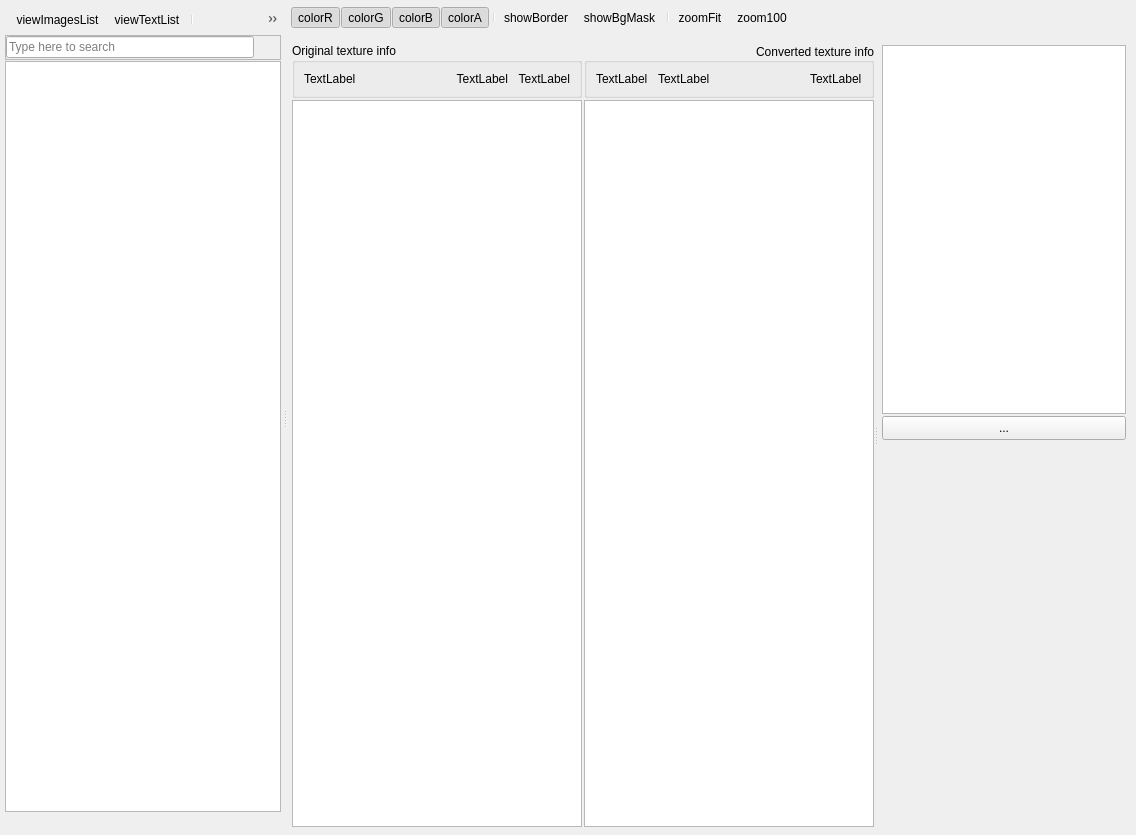
<?xml version="1.0" encoding="UTF-8"?>
<ui version="4.0">
 <class>TextureBrowser</class>
 <widget class="QDialog" name="TextureBrowser">
  <property name="geometry">
   <rect>
    <x>0</x>
    <y>0</y>
    <width>1136</width>
    <height>835</height>
   </rect>
  </property>
  <property name="sizePolicy">
   <sizepolicy hsizetype="Expanding" vsizetype="Expanding">
    <horstretch>0</horstretch>
    <verstretch>0</verstretch>
   </sizepolicy>
  </property>
  <property name="windowTitle">
   <string>Texture Converter</string>
  </property>
  <property name="windowIcon">
   <iconset resource="Resources.qrc">
    <normaloff>:/QtIcons/textureeditor.png</normaloff>:/QtIcons/textureeditor.png</iconset>
  </property>
  <property name="statusTip">
   <string/>
  </property>
  <property name="sizeGripEnabled">
   <bool>false</bool>
  </property>
  <property name="modal">
   <bool>false</bool>
  </property>
  <layout class="QVBoxLayout" name="mainLayout">
   <property name="spacing">
    <number>0</number>
   </property>
   <property name="margin">
    <number>3</number>
   </property>
   <item>
    <widget class="QSplitter" name="splitterMain">
     <property name="sizePolicy">
      <sizepolicy hsizetype="Expanding" vsizetype="Expanding">
       <horstretch>0</horstretch>
       <verstretch>0</verstretch>
      </sizepolicy>
     </property>
     <property name="orientation">
      <enum>Qt::Horizontal</enum>
     </property>
     <widget class="QFrame" name="frameList">
      <property name="sizePolicy">
       <sizepolicy hsizetype="Expanding" vsizetype="Preferred">
        <horstretch>0</horstretch>
        <verstretch>0</verstretch>
       </sizepolicy>
      </property>
      <property name="frameShape">
       <enum>QFrame::NoFrame</enum>
      </property>
      <property name="frameShadow">
       <enum>QFrame::Plain</enum>
      </property>
      <layout class="QVBoxLayout" name="verticalLayout">
       <property name="spacing">
        <number>1</number>
       </property>
       <property name="margin">
        <number>2</number>
       </property>
       <item>
        <widget class="QToolBar" name="textureListToolbar">
         <property name="iconSize">
          <size>
           <width>16</width>
           <height>16</height>
          </size>
         </property>
         <addaction name="actionViewImagesList"/>
         <addaction name="actionViewTextList"/>
         <addaction name="separator"/>
         <addaction name="actionFilterSelectedNode"/>
         <addaction name="actionConvertForAllGPU"/>
         <addaction name="actionConvertAll"/>
         <addaction name="actionConvertModified"/>
         <addaction name="actionConvertTagged"/>
        </widget>
       </item>
       <item>
        <widget class="QFrame" name="frame_5">
         <property name="sizePolicy">
          <sizepolicy hsizetype="Preferred" vsizetype="Fixed">
           <horstretch>0</horstretch>
           <verstretch>0</verstretch>
          </sizepolicy>
         </property>
         <property name="frameShape">
          <enum>QFrame::StyledPanel</enum>
         </property>
         <property name="frameShadow">
          <enum>QFrame::Raised</enum>
         </property>
         <layout class="QHBoxLayout" name="horizontalLayout">
          <property name="spacing">
           <number>3</number>
          </property>
          <property name="margin">
           <number>0</number>
          </property>
          <item>
           <widget class="QLineEdit" name="textureFilterEdit">
            <property name="toolTip">
             <string>Type here to search</string>
            </property>
            <property name="statusTip">
             <string/>
            </property>
            <property name="placeholderText">
             <string>Type here to search</string>
            </property>
           </widget>
          </item>
          <item>
           <widget class="QToolButton" name="clearFilterButton">
            <property name="minimumSize">
             <size>
              <width>23</width>
              <height>23</height>
             </size>
            </property>
            <property name="maximumSize">
             <size>
              <width>23</width>
              <height>23</height>
             </size>
            </property>
            <property name="toolTip">
             <string>Clear search results</string>
            </property>
            <property name="statusTip">
             <string/>
            </property>
            <property name="text">
             <string/>
            </property>
            <property name="icon">
             <iconset>
              <normaloff>:/QtTools/Icons/close-10.png</normaloff>:/QtTools/Icons/close-10.png</iconset>
            </property>
            <property name="autoRaise">
             <bool>true</bool>
            </property>
           </widget>
          </item>
         </layout>
        </widget>
       </item>
       <item>
        <widget class="TextureList" name="listViewTextures">
         <property name="sizePolicy">
          <sizepolicy hsizetype="Expanding" vsizetype="Preferred">
           <horstretch>0</horstretch>
           <verstretch>0</verstretch>
          </sizepolicy>
         </property>
         <property name="verticalScrollMode">
          <enum>QAbstractItemView::ScrollPerPixel</enum>
         </property>
         <property name="horizontalScrollMode">
          <enum>QAbstractItemView::ScrollPerPixel</enum>
         </property>
        </widget>
       </item>
       <item>
        <widget class="QToolBar" name="textureListSortToolbar">
         <property name="iconSize">
          <size>
           <width>16</width>
           <height>16</height>
          </size>
         </property>
        </widget>
       </item>
      </layout>
     </widget>
     <widget class="QFrame" name="frameMain">
      <layout class="QVBoxLayout" name="verticalLayout_5">
       <property name="spacing">
        <number>5</number>
       </property>
       <property name="margin">
        <number>0</number>
       </property>
       <item>
        <widget class="QToolBar" name="textureToolbar">
         <property name="minimumSize">
          <size>
           <width>0</width>
           <height>0</height>
          </size>
         </property>
         <property name="sizeIncrement">
          <size>
           <width>0</width>
           <height>0</height>
          </size>
         </property>
         <property name="baseSize">
          <size>
           <width>0</width>
           <height>0</height>
          </size>
         </property>
         <property name="orientation">
          <enum>Qt::Horizontal</enum>
         </property>
         <property name="iconSize">
          <size>
           <width>16</width>
           <height>16</height>
          </size>
         </property>
         <property name="toolButtonStyle">
          <enum>Qt::ToolButtonIconOnly</enum>
         </property>
         <property name="floatable">
          <bool>true</bool>
         </property>
         <addaction name="actionColorR"/>
         <addaction name="actionColorG"/>
         <addaction name="actionColorB"/>
         <addaction name="actionColorA"/>
         <addaction name="separator"/>
         <addaction name="actionShowBorder"/>
         <addaction name="actionShowBgMask"/>
         <addaction name="separator"/>
         <addaction name="actionZoomFit"/>
         <addaction name="actionZoom100"/>
        </widget>
       </item>
       <item>
        <widget class="QFrame" name="frameTextureAndProp">
         <property name="sizePolicy">
          <sizepolicy hsizetype="Preferred" vsizetype="Expanding">
           <horstretch>0</horstretch>
           <verstretch>0</verstretch>
          </sizepolicy>
         </property>
         <property name="frameShape">
          <enum>QFrame::NoFrame</enum>
         </property>
         <property name="frameShadow">
          <enum>QFrame::Sunken</enum>
         </property>
         <layout class="QVBoxLayout" name="verticalLayout_6">
          <property name="spacing">
           <number>1</number>
          </property>
          <property name="margin">
           <number>5</number>
          </property>
          <item>
           <widget class="QTabBar" name="viewTabBar" native="true">
            <property name="sizePolicy">
             <sizepolicy hsizetype="Preferred" vsizetype="Preferred">
              <horstretch>0</horstretch>
              <verstretch>0</verstretch>
             </sizepolicy>
            </property>
           </widget>
          </item>
          <item>
           <widget class="QSplitter" name="splitter_2">
            <property name="sizePolicy">
             <sizepolicy hsizetype="Expanding" vsizetype="Expanding">
              <horstretch>0</horstretch>
              <verstretch>0</verstretch>
             </sizepolicy>
            </property>
            <property name="orientation">
             <enum>Qt::Horizontal</enum>
            </property>
            <widget class="QFrame" name="frameTextures">
             <property name="sizePolicy">
              <sizepolicy hsizetype="Expanding" vsizetype="Expanding">
               <horstretch>3</horstretch>
               <verstretch>0</verstretch>
              </sizepolicy>
             </property>
             <property name="frameShape">
              <enum>QFrame::NoFrame</enum>
             </property>
             <property name="frameShadow">
              <enum>QFrame::Raised</enum>
             </property>
             <layout class="QGridLayout" name="gridLayout_3" columnstretch="1,1">
              <property name="margin">
               <number>0</number>
              </property>
              <property name="spacing">
               <number>2</number>
              </property>
              <item row="0" column="0">
               <widget class="QGroupBox" name="groupBox_4">
                <property name="title">
                 <string>Original texture info</string>
                </property>
                <property name="flat">
                 <bool>false</bool>
                </property>
                <layout class="QGridLayout" name="gridLayout_2">
                 <property name="horizontalSpacing">
                  <number>10</number>
                 </property>
                 <item row="0" column="1">
                  <widget class="QLabel" name="labelOriginalFormat">
                   <property name="text">
                    <string>TextLabel</string>
                   </property>
                   <property name="alignment">
                    <set>Qt::AlignLeading|Qt::AlignLeft|Qt::AlignTop</set>
                   </property>
                   <property name="wordWrap">
                    <bool>true</bool>
                   </property>
                   <property name="margin">
                    <number>3</number>
                   </property>
                  </widget>
                 </item>
                 <item row="0" column="3">
                  <widget class="QLabel" name="labelOriginalXY">
                   <property name="sizePolicy">
                    <sizepolicy hsizetype="Maximum" vsizetype="Preferred">
                     <horstretch>0</horstretch>
                     <verstretch>0</verstretch>
                    </sizepolicy>
                   </property>
                   <property name="frameShadow">
                    <enum>QFrame::Plain</enum>
                   </property>
                   <property name="text">
                    <string>TextLabel</string>
                   </property>
                   <property name="alignment">
                    <set>Qt::AlignRight|Qt::AlignTop|Qt::AlignTrailing</set>
                   </property>
                   <property name="margin">
                    <number>3</number>
                   </property>
                  </widget>
                 </item>
                 <item row="0" column="4">
                  <widget class="QLabel" name="labelOriginalRGBA">
                   <property name="sizePolicy">
                    <sizepolicy hsizetype="Maximum" vsizetype="Preferred">
                     <horstretch>0</horstretch>
                     <verstretch>0</verstretch>
                    </sizepolicy>
                   </property>
                   <property name="text">
                    <string>TextLabel</string>
                   </property>
                   <property name="alignment">
                    <set>Qt::AlignRight|Qt::AlignTop|Qt::AlignTrailing</set>
                   </property>
                   <property name="margin">
                    <number>3</number>
                   </property>
                  </widget>
                 </item>
                </layout>
               </widget>
              </item>
              <item row="1" column="1">
               <widget class="TextureScrollArea" name="textureAreaConverted">
                <property name="cursor" stdset="0">
                 <cursorShape>ArrowCursor</cursorShape>
                </property>
                <property name="mouseTracking">
                 <bool>true</bool>
                </property>
                <property name="frameShape">
                 <enum>QFrame::StyledPanel</enum>
                </property>
                <property name="frameShadow">
                 <enum>QFrame::Sunken</enum>
                </property>
                <property name="widgetResizable" stdset="0">
                 <bool>true</bool>
                </property>
               </widget>
              </item>
              <item row="0" column="1">
               <widget class="QGroupBox" name="groupBox_3">
                <property name="title">
                 <string>Converted texture info</string>
                </property>
                <property name="alignment">
                 <set>Qt::AlignRight|Qt::AlignTrailing|Qt::AlignVCenter</set>
                </property>
                <layout class="QGridLayout" name="gridLayout">
                 <property name="horizontalSpacing">
                  <number>10</number>
                 </property>
                 <item row="0" column="2">
                  <widget class="QLabel" name="labelConvertedFormat">
                   <property name="sizePolicy">
                    <sizepolicy hsizetype="Maximum" vsizetype="Preferred">
                     <horstretch>0</horstretch>
                     <verstretch>0</verstretch>
                    </sizepolicy>
                   </property>
                   <property name="text">
                    <string>TextLabel</string>
                   </property>
                   <property name="alignment">
                    <set>Qt::AlignLeading|Qt::AlignLeft|Qt::AlignTop</set>
                   </property>
                   <property name="wordWrap">
                    <bool>true</bool>
                   </property>
                   <property name="margin">
                    <number>3</number>
                   </property>
                  </widget>
                 </item>
                 <item row="0" column="1">
                  <widget class="QLabel" name="labelConvertedXY">
                   <property name="sizePolicy">
                    <sizepolicy hsizetype="Preferred" vsizetype="Preferred">
                     <horstretch>0</horstretch>
                     <verstretch>0</verstretch>
                    </sizepolicy>
                   </property>
                   <property name="text">
                    <string>TextLabel</string>
                   </property>
                   <property name="alignment">
                    <set>Qt::AlignLeading|Qt::AlignLeft|Qt::AlignTop</set>
                   </property>
                   <property name="margin">
                    <number>3</number>
                   </property>
                  </widget>
                 </item>
                 <item row="0" column="0">
                  <widget class="QLabel" name="labelConvertedRGBA">
                   <property name="sizePolicy">
                    <sizepolicy hsizetype="Maximum" vsizetype="Preferred">
                     <horstretch>0</horstretch>
                     <verstretch>0</verstretch>
                    </sizepolicy>
                   </property>
                   <property name="text">
                    <string>TextLabel</string>
                   </property>
                   <property name="alignment">
                    <set>Qt::AlignLeading|Qt::AlignLeft|Qt::AlignTop</set>
                   </property>
                   <property name="margin">
                    <number>3</number>
                   </property>
                  </widget>
                 </item>
                </layout>
               </widget>
              </item>
              <item row="1" column="0">
               <widget class="TextureScrollArea" name="textureAreaOriginal">
                <property name="cursor" stdset="0">
                 <cursorShape>ArrowCursor</cursorShape>
                </property>
                <property name="mouseTracking">
                 <bool>true</bool>
                </property>
                <property name="widgetResizable" stdset="0">
                 <bool>true</bool>
                </property>
               </widget>
              </item>
             </layout>
            </widget>
            <widget class="QFrame" name="frameProperties">
             <property name="sizePolicy">
              <sizepolicy hsizetype="Preferred" vsizetype="Preferred">
               <horstretch>1</horstretch>
               <verstretch>0</verstretch>
              </sizepolicy>
             </property>
             <property name="minimumSize">
              <size>
               <width>250</width>
               <height>0</height>
              </size>
             </property>
             <layout class="QVBoxLayout" name="verticalLayout_2">
              <property name="spacing">
               <number>2</number>
              </property>
              <property name="leftMargin">
               <number>4</number>
              </property>
              <property name="topMargin">
               <number>2</number>
              </property>
              <property name="rightMargin">
               <number>2</number>
              </property>
              <property name="bottomMargin">
               <number>2</number>
              </property>
              <item>
               <widget class="TextureProperties" name="textureProperties">
                <property name="sizePolicy">
                 <sizepolicy hsizetype="Expanding" vsizetype="Expanding">
                  <horstretch>0</horstretch>
                  <verstretch>0</verstretch>
                 </sizepolicy>
                </property>
                <property name="alternatingRowColors">
                 <bool>true</bool>
                </property>
                <property name="indentation">
                 <number>16</number>
                </property>
                <property name="rootIsDecorated">
                 <bool>false</bool>
                </property>
                <property name="itemsExpandable">
                 <bool>false</bool>
                </property>
               </widget>
              </item>
              <item>
               <widget class="QToolButton" name="convertToolButton">
                <property name="sizePolicy">
                 <sizepolicy hsizetype="Preferred" vsizetype="Preferred">
                  <horstretch>0</horstretch>
                  <verstretch>0</verstretch>
                 </sizepolicy>
                </property>
                <property name="minimumSize">
                 <size>
                  <width>0</width>
                  <height>24</height>
                 </size>
                </property>
                <property name="text">
                 <string>...</string>
                </property>
                <property name="toolButtonStyle">
                 <enum>Qt::ToolButtonTextBesideIcon</enum>
                </property>
               </widget>
              </item>
              <item>
               <widget class="QLabel" name="warningLabel">
                <property name="sizePolicy">
                 <sizepolicy hsizetype="Preferred" vsizetype="Maximum">
                  <horstretch>0</horstretch>
                  <verstretch>0</verstretch>
                 </sizepolicy>
                </property>
                <property name="font">
                 <font>
                  <pointsize>10</pointsize>
                 </font>
                </property>
                <property name="text">
                 <string/>
                </property>
                <property name="alignment">
                 <set>Qt::AlignCenter</set>
                </property>
                <property name="wordWrap">
                 <bool>true</bool>
                </property>
                <property name="margin">
                 <number>3</number>
                </property>
               </widget>
              </item>
              <item>
               <spacer name="verticalSpacer">
                <property name="orientation">
                 <enum>Qt::Vertical</enum>
                </property>
                <property name="sizeHint" stdset="0">
                 <size>
                  <width>20</width>
                  <height>40</height>
                 </size>
                </property>
               </spacer>
              </item>
             </layout>
            </widget>
           </widget>
          </item>
         </layout>
        </widget>
       </item>
      </layout>
     </widget>
    </widget>
   </item>
  </layout>
  <action name="actionColorR">
   <property name="checkable">
    <bool>true</bool>
   </property>
   <property name="checked">
    <bool>true</bool>
   </property>
   <property name="icon">
    <iconset resource="Resources.qrc">
     <normaloff>:/QtIconsTextureDialog/red.png</normaloff>:/QtIconsTextureDialog/red.png</iconset>
   </property>
   <property name="text">
    <string>colorR</string>
   </property>
   <property name="toolTip">
    <string>Show RED color channel</string>
   </property>
  </action>
  <action name="actionColorG">
   <property name="checkable">
    <bool>true</bool>
   </property>
   <property name="checked">
    <bool>true</bool>
   </property>
   <property name="icon">
    <iconset resource="Resources.qrc">
     <normaloff>:/QtIconsTextureDialog/green.png</normaloff>:/QtIconsTextureDialog/green.png</iconset>
   </property>
   <property name="text">
    <string>colorG</string>
   </property>
   <property name="toolTip">
    <string>Show GREEN color channel</string>
   </property>
  </action>
  <action name="actionColorB">
   <property name="checkable">
    <bool>true</bool>
   </property>
   <property name="checked">
    <bool>true</bool>
   </property>
   <property name="icon">
    <iconset resource="Resources.qrc">
     <normaloff>:/QtIconsTextureDialog/blue.png</normaloff>:/QtIconsTextureDialog/blue.png</iconset>
   </property>
   <property name="text">
    <string>colorB</string>
   </property>
   <property name="toolTip">
    <string>Show BLUE color channel</string>
   </property>
  </action>
  <action name="actionColorA">
   <property name="checkable">
    <bool>true</bool>
   </property>
   <property name="checked">
    <bool>true</bool>
   </property>
   <property name="icon">
    <iconset resource="Resources.qrc">
     <normaloff>:/QtIconsTextureDialog/alpha.png</normaloff>:/QtIconsTextureDialog/alpha.png</iconset>
   </property>
   <property name="text">
    <string>colorA</string>
   </property>
   <property name="toolTip">
    <string>Show ALPHA channel</string>
   </property>
  </action>
  <action name="actionViewImagesList">
   <property name="checkable">
    <bool>true</bool>
   </property>
   <property name="icon">
    <iconset resource="Resources.qrc">
     <normaloff>:/QtIconsTextureDialog/view_pictures.png</normaloff>:/QtIconsTextureDialog/view_pictures.png</iconset>
   </property>
   <property name="text">
    <string>viewImagesList</string>
   </property>
   <property name="toolTip">
    <string>View textrures priview</string>
   </property>
  </action>
  <action name="actionViewTextList">
   <property name="checkable">
    <bool>true</bool>
   </property>
   <property name="icon">
    <iconset resource="Resources.qrc">
     <normaloff>:/QtIconsTextureDialog/view_list.png</normaloff>:/QtIconsTextureDialog/view_list.png</iconset>
   </property>
   <property name="text">
    <string>viewTextList</string>
   </property>
   <property name="toolTip">
    <string>View simple textutes list</string>
   </property>
  </action>
  <action name="actionShowBorder">
   <property name="checkable">
    <bool>true</bool>
   </property>
   <property name="icon">
    <iconset resource="Resources.qrc">
     <normaloff>:/QtIconsTextureDialog/border.png</normaloff>:/QtIconsTextureDialog/border.png</iconset>
   </property>
   <property name="text">
    <string>showBorder</string>
   </property>
   <property name="toolTip">
    <string>Show texture border</string>
   </property>
  </action>
  <action name="actionShowBgMask">
   <property name="checkable">
    <bool>true</bool>
   </property>
   <property name="icon">
    <iconset resource="Resources.qrc">
     <normaloff>:/QtIconsTextureDialog/opacity.png</normaloff>:/QtIconsTextureDialog/opacity.png</iconset>
   </property>
   <property name="text">
    <string>showBgMask</string>
   </property>
   <property name="toolTip">
    <string>Show tiled background</string>
   </property>
  </action>
  <action name="actionZoom100">
   <property name="icon">
    <iconset resource="Resources.qrc">
     <normaloff>:/QtIconsTextureDialog/zoom_100.png</normaloff>:/QtIconsTextureDialog/zoom_100.png</iconset>
   </property>
   <property name="text">
    <string>zoom100</string>
   </property>
   <property name="toolTip">
    <string>Zoom to 100%</string>
   </property>
  </action>
  <action name="actionZoomFit">
   <property name="icon">
    <iconset resource="Resources.qrc">
     <normaloff>:/QtIconsTextureDialog/zoom_fit.png</normaloff>:/QtIconsTextureDialog/zoom_fit.png</iconset>
   </property>
   <property name="text">
    <string>zoomFit</string>
   </property>
   <property name="toolTip">
    <string>Zoom to fit</string>
   </property>
  </action>
  <action name="actionFilterSelectedNode">
   <property name="checkable">
    <bool>true</bool>
   </property>
   <property name="icon">
    <iconset resource="Resources.qrc">
     <normaloff>:/QtIconsTextureDialog/filter.png</normaloff>:/QtIconsTextureDialog/filter.png</iconset>
   </property>
   <property name="text">
    <string>filterSelectedNode</string>
   </property>
   <property name="toolTip">
    <string>filterSelectedNode</string>
   </property>
  </action>
  <action name="actionConvert">
   <property name="icon">
    <iconset resource="Resources.qrc">
     <normaloff>:/QtIconsTextureDialog/convert.png</normaloff>:/QtIconsTextureDialog/convert.png</iconset>
   </property>
   <property name="text">
    <string>Convert</string>
   </property>
   <property name="toolTip">
    <string>Force to convert current texture</string>
   </property>
  </action>
  <action name="actionConvertAll">
   <property name="icon">
    <iconset resource="Resources.qrc">
     <normaloff>:/QtIconsTextureDialog/convertall.png</normaloff>:/QtIconsTextureDialog/convertall.png</iconset>
   </property>
   <property name="text">
    <string>Convert all</string>
   </property>
   <property name="toolTip">
    <string>Force convert all textures</string>
   </property>
  </action>
  <action name="actionConvertModified">
   <property name="icon">
    <iconset resource="Resources.qrc">
     <normaloff>:/QtIconsTextureDialog/convertModified.png</normaloff>:/QtIconsTextureDialog/convertModified.png</iconset>
   </property>
   <property name="text">
    <string>Convert modified</string>
   </property>
   <property name="toolTip">
    <string>Convert modified textures</string>
   </property>
  </action>
  <action name="actionConvertForAllGPU">
   <property name="icon">
    <iconset resource="Resources.qrc">
     <normaloff>:/QtIconsTextureDialog/convertallgpu.png</normaloff>:/QtIconsTextureDialog/convertallgpu.png</iconset>
   </property>
   <property name="text">
    <string>Convert for all GPU</string>
   </property>
   <property name="toolTip">
    <string>Convert current texture for all GPU</string>
   </property>
  </action>
  <action name="actionConvertTagged">
   <property name="icon">
    <iconset resource="Resources.qrc">
     <normaloff>:/QtIconsTextureDialog/convertTagged.png</normaloff>:/QtIconsTextureDialog/convertTagged.png</iconset>
   </property>
   <property name="text">
    <string>Convert tagged</string>
   </property>
   <property name="toolTip">
    <string>Convert tagged textures</string>
   </property>
  </action>
 </widget>
 <customwidgets>
  <customwidget>
   <class>TextureScrollArea</class>
   <extends>QGraphicsView</extends>
   <header>Classes/Qt/TextureBrowser/TextureScrollArea.h</header>
   <container>1</container>
  </customwidget>
  <customwidget>
   <class>TextureList</class>
   <extends>QListView</extends>
   <header>Classes/Qt/TextureBrowser/TextureList.h</header>
  </customwidget>
  <customwidget>
   <class>QTabBar</class>
   <extends>QWidget</extends>
   <header>qtabbar.h</header>
   <container>1</container>
  </customwidget>
  <customwidget>
   <class>TextureProperties</class>
   <extends>QTreeView</extends>
   <header>Classes/Qt/TextureBrowser/TextureProperties.h</header>
  </customwidget>
 </customwidgets>
 <tabstops>
  <tabstop>textureAreaOriginal</tabstop>
  <tabstop>textureAreaConverted</tabstop>
  <tabstop>textureFilterEdit</tabstop>
  <tabstop>clearFilterButton</tabstop>
 </tabstops>
 <resources>
  <include location="Resources.qrc"/>
 </resources>
 <connections/>
</ui>
